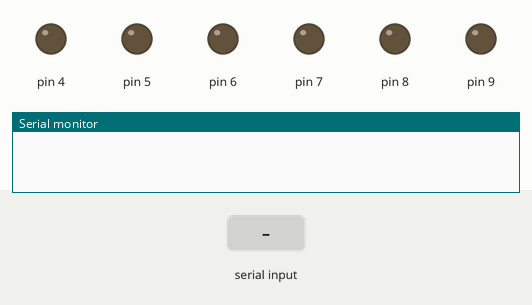
Simulated run of this sketch. Board: Arduino Uno, built with avr-gcc and run on an emulated ATmega328P. Shown: output pins drawn as LEDs (lit = HIGH), the last lines printed to the serial monitor. The inputs (shaded band) are chosen by the test bench.

Above: at 1.2 s.
1.3 s: "F\n" received over Serial
At 2.35 s:
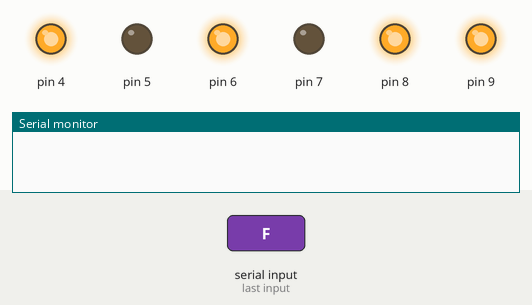
3.9 s: "L\n" received over Serial
At 5.03 s:
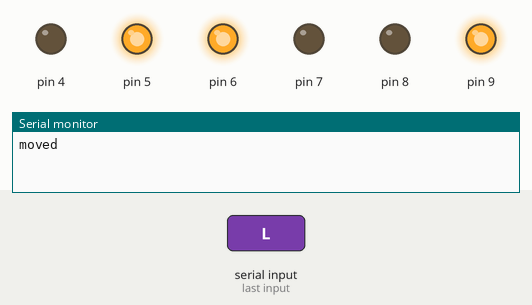
6.5 s: "R\n" received over Serial
At 7.55 s:
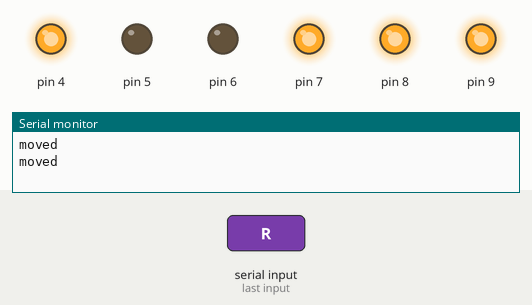
9.1 s: "S\n" received over Serial
At 10.8 s:
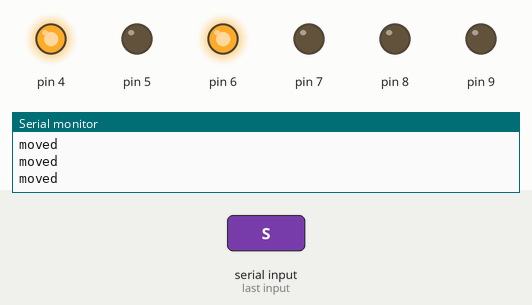
11.6 s: "l\n" received over Serial
At 13.21 s:
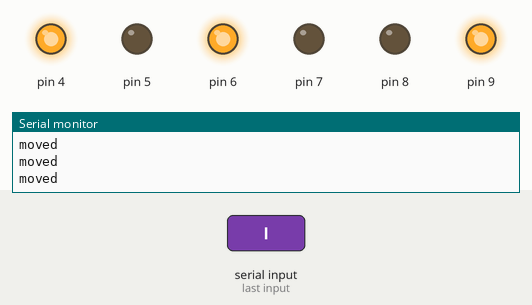
Timing chart, 0 to 14.8 s (numbered marks = the images above; inputs shaded):
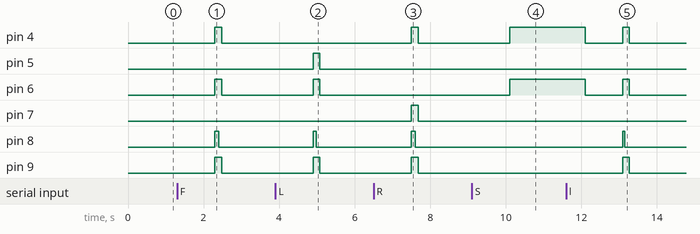

The sketch:

sketch_nov7b.ino
```cpp
char Direction;
bool isMoving = false;

byte DataToRead[5];

void setup() {
  Serial.begin(9600);
  pinMode(4, OUTPUT);
  pinMode(5, OUTPUT);
  pinMode(6, OUTPUT);
  pinMode(7, OUTPUT);
  pinMode(8, OUTPUT);
  pinMode(9, OUTPUT);
}

void loop() {
  if (Serial.available() > 0) {
    Serial.readBytesUntil(char(13), DataToRead, 5);
    DataToRead[4] = '\n';
    Direction = DataToRead[0];
    isMoving = true;  // 입력이 들어오면 움직임 상태로 변경
  }

  if (isMoving) {
    moveMotor(Direction);
    analogWrite(8, 0);
    analogWrite(9, 0);
    digitalWrite(4, LOW);
    digitalWrite(5, LOW);
    digitalWrite(6, LOW);
    digitalWrite(7, LOW);
    isMoving = false;  // 움직임 상태를 false로 변경
    Serial.println("moved");
  }
}

void moveMotor(char direction) {
  digitalWrite(4, HIGH);
  digitalWrite(5, LOW);
  digitalWrite(6, HIGH);
  digitalWrite(7, LOW);

  switch(direction){
    case 'F': { analogWrite(8, 130); analogWrite(9, 255); delay(100); analogWrite(8, 0); delay(80); break; }
    case 'L': { digitalWrite(4, LOW); digitalWrite(5, HIGH); analogWrite(8, 130); analogWrite(9, 255); delay(80); analogWrite(8, 0); delay(100); break; }
    case 'R': { digitalWrite(6, LOW); digitalWrite(7, HIGH); analogWrite(8, 130); analogWrite(9, 255); delay(100); analogWrite(8, 0); delay(80); break; }
    case 'l': { analogWrite(8, 130); analogWrite(9, 255); delay(50); analogWrite(8, 0); delay(120); break; }
    case 'r': { analogWrite(8, 130); analogWrite(9, 255); delay(160); break; }
    case 'S': { analogWrite(8, 0); analogWrite(9, 0); delay(2000); break; }
    default: break;
  }
}
```

Measured:
- after the input at 1.3 s, pin 4, pin 6, pin 9: LOW → HIGH after 1.0 s, → LOW 0.18 s later; pin 8: LOW → HIGH after 1.0 s, → LOW 0.10 s later
- after the input at 3.9 s, pin 5, pin 6, pin 9: LOW → HIGH after 1.0 s, → LOW 0.18 s later; pin 8: LOW → HIGH after 1.0 s, → LOW 0.08 s later
- after the input at 6.5 s, pin 4, pin 7, pin 9: LOW → HIGH after 1.0 s, → LOW 0.18 s later; pin 8: LOW → HIGH after 1.0 s, → LOW 0.10 s later
- after the input at 9.1 s, pin 4, pin 6: LOW → HIGH after 1.0 s
- after the input at 11.6 s, pin 8: LOW → HIGH after 1.5 s, → LOW 0.05 s later; pin 9: LOW → HIGH after 1.5 s, → LOW 0.17 s later
